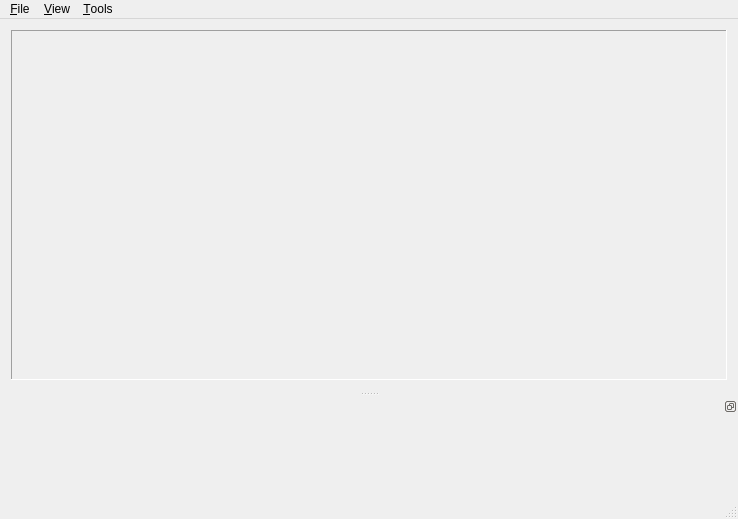
<?xml version="1.0" encoding="UTF-8"?>
<ui version="4.0">
 <class>MainWindow</class>
 <widget class="QMainWindow" name="MainWindow">
  <property name="geometry">
   <rect>
    <x>0</x>
    <y>0</y>
    <width>738</width>
    <height>519</height>
   </rect>
  </property>
  <property name="minimumSize">
   <size>
    <width>300</width>
    <height>0</height>
   </size>
  </property>
  <property name="windowTitle">
   <string>LTSGraph (Deprecated)</string>
  </property>
  <property name="windowIcon">
   <iconset resource="ltsgraph.qrc">
    <normaloff>:/ltsgraph/icons/ltsgraph.ico</normaloff>:/ltsgraph/icons/ltsgraph.ico</iconset>
  </property>
  <widget class="QWidget" name="centralWidget">
   <layout class="QHBoxLayout" name="horizontalLayout">
    <item>
     <widget class="QFrame" name="frame">
      <property name="frameShape">
       <enum>QFrame::Panel</enum>
      </property>
      <property name="frameShadow">
       <enum>QFrame::Sunken</enum>
      </property>
      <property name="lineWidth">
       <number>1</number>
      </property>
      <property name="midLineWidth">
       <number>0</number>
      </property>
      <layout class="QHBoxLayout" name="horizontalLayout_2">
       <property name="margin">
        <number>0</number>
       </property>
       <item>
        <layout class="QHBoxLayout" name="widgetLayout">
         <property name="spacing">
          <number>0</number>
         </property>
        </layout>
       </item>
      </layout>
     </widget>
    </item>
   </layout>
  </widget>
  <widget class="QMenuBar" name="mnuMain">
   <property name="geometry">
    <rect>
     <x>0</x>
     <y>0</y>
     <width>738</width>
     <height>21</height>
    </rect>
   </property>
   <widget class="QMenu" name="mnuFile">
    <property name="title">
     <string>&amp;File</string>
    </property>
    <addaction name="actOpenFile"/>
    <addaction name="actExportImage"/>
    <addaction name="separator"/>
    <addaction name="actImport_XML"/>
    <addaction name="actExport_XML"/>
    <addaction name="actExit"/>
   </widget>
   <widget class="QMenu" name="menu_View">
    <property name="title">
     <string>&amp;View</string>
    </property>
    <addaction name="act3D"/>
    <addaction name="separator"/>
    <addaction name="actLayoutControl"/>
    <addaction name="actVisualization"/>
    <addaction name="actInformation"/>
    <addaction name="actOutput"/>
    <addaction name="separator"/>
    <addaction name="actFullscreen"/>
   </widget>
   <widget class="QMenu" name="menu_Tools">
    <property name="title">
     <string>&amp;Tools</string>
    </property>
    <addaction name="actExplorationMode"/>
    <addaction name="actLayout"/>
    <addaction name="actReset"/>
   </widget>
   <addaction name="mnuFile"/>
   <addaction name="menu_View"/>
   <addaction name="menu_Tools"/>
  </widget>
  <widget class="QStatusBar" name="statusBar"/>
  <widget class="QDockWidget" name="dockOutput">
   <property name="minimumSize">
    <size>
     <width>200</width>
     <height>100</height>
    </size>
   </property>
   <property name="features">
    <set>QDockWidget::DockWidgetFloatable|QDockWidget::DockWidgetMovable</set>
   </property>
   <property name="windowTitle">
    <string/>
   </property>
   <attribute name="dockWidgetArea">
    <number>8</number>
   </attribute>
   <widget class="mcrl2::gui::qt::LogWidget" name="dockWidgetOutput"/>
  </widget>
  <action name="actExit">
   <property name="text">
    <string>E&amp;xit</string>
   </property>
   <property name="shortcut">
    <string>Ctrl+Q</string>
   </property>
  </action>
  <action name="actLayoutControl">
   <property name="checkable">
    <bool>true</bool>
   </property>
   <property name="text">
    <string>&amp;Layout control</string>
   </property>
   <property name="shortcut">
    <string>Ctrl+L</string>
   </property>
  </action>
  <action name="actOpenFile">
   <property name="text">
    <string>&amp;Open</string>
   </property>
   <property name="shortcut">
    <string>Ctrl+O</string>
   </property>
  </action>
  <action name="act3D">
   <property name="checkable">
    <bool>true</bool>
   </property>
   <property name="text">
    <string>&amp;3D</string>
   </property>
   <property name="shortcut">
    <string>Ctrl+S</string>
   </property>
  </action>
  <action name="actLayout">
   <property name="checkable">
    <bool>true</bool>
   </property>
   <property name="text">
    <string>Automatic layout</string>
   </property>
   <property name="shortcut">
    <string>Ctrl+T</string>
   </property>
  </action>
  <action name="actReset">
   <property name="text">
    <string>Reset viewpoint</string>
   </property>
   <property name="shortcut">
    <string>Esc</string>
   </property>
  </action>
  <action name="actExportImage">
   <property name="text">
    <string>&amp;Export image...</string>
   </property>
   <property name="shortcut">
    <string>Ctrl+X</string>
   </property>
  </action>
  <action name="actImport_XML">
   <property name="text">
    <string>Import XML</string>
   </property>
  </action>
  <action name="actExport_XML">
   <property name="text">
    <string>Export XML</string>
   </property>
  </action>
  <action name="actVisualization">
   <property name="checkable">
    <bool>true</bool>
   </property>
   <property name="text">
    <string>Visualization</string>
   </property>
  </action>
  <action name="actInformation">
   <property name="checkable">
    <bool>true</bool>
   </property>
   <property name="text">
    <string>Information</string>
   </property>
  </action>
  <action name="actOutput">
   <property name="checkable">
    <bool>true</bool>
   </property>
   <property name="text">
    <string>mCRL2 Output</string>
   </property>
  </action>
  <action name="actFullscreen">
   <property name="text">
    <string>Toggle Full Screen</string>
   </property>
  </action>
  <action name="actExplorationMode">
   <property name="checkable">
    <bool>true</bool>
   </property>
   <property name="text">
    <string>&amp;Exploration mode</string>
   </property>
   <property name="shortcut">
    <string>Ctrl+E</string>
   </property>
  </action>
 </widget>
 <layoutdefault spacing="6" margin="11"/>
 <customwidgets>
  <customwidget>
   <class>mcrl2::gui::qt::LogWidget</class>
   <extends>QWidget</extends>
   <header>mcrl2/gui/logwidget.h</header>
  </customwidget>
 </customwidgets>
 <resources>
  <include location="ltsgraph.qrc"/>
 </resources>
 <connections/>
 <slots>
  <slot>onResetClicked()</slot>
  <slot>onWidgetResized(float,float)</slot>
  <slot>onExit()</slot>
 </slots>
</ui>
